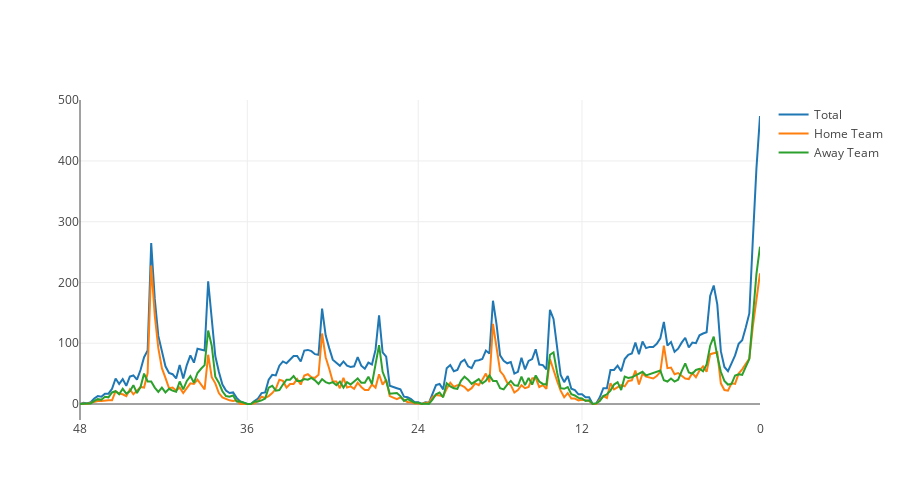

The notebook cell this image was saved under:
### Markdown cell above
# Timeouts over time
- In a very simple way, count the number of timeouts that happened throughout the game and siplay as a line plot.

### Code cell
# Histogram of time left in the game when timeout was called.
bin_size = 15 # in seconds
timeout_time_hist, timeout_time_edges = np.histogram(timeouts['GLOBALTIMELEFT'], bins=int(float(2880)/bin_size), range=(0, 2880))

# Same histograms separated by home and away teams.
home_timeout_time_hist, home_timeout_time_edges = np.histogram(home_timeouts['GLOBALTIMELEFT'], bins=int(float(2880)/bin_size), range=(0, 2880))
away_timeout_time_hist, away_timeout_time_edges = np.histogram(away_timeouts['GLOBALTIMELEFT'], bins=int(float(2880)/bin_size), range=(0, 2880))


x_values = np.arange(0, float(2880)/bin_size, 1)[::-1]


# Transforming back to min:secs to use on tick labels and hover text.
time_left_in_quarter_text = []
for x in x_values*bin_size:
    if 0 <= x < 720:
        label = '<b>Q4 (' + str(datetime.timedelta(seconds=x))[2:] + ')'
           
    if 720 <= x < 1440:
        x -= 720
        label = '<b>Q3 (' + str(datetime.timedelta(seconds=x))[2:] + ')'
    
    if 1440 <= x < 2160:
        x -= 1440
        label = '<b>Q2 (' + str(datetime.timedelta(seconds=x))[2:] + ')'
        
    if 2160 <= x <= 2880:
        x -= 2160
        label = '<b>Q1 (' + str(datetime.timedelta(seconds=x))[2:] + ')'
        
    time_left_in_quarter_text.append(label)   

time_left_in_quarter_text = time_left_in_quarter_text[::-1]
xaxis = dict(tickvals = [0, 47, 95, 141, 191], ticktext=['48','36', '24', '12', '0'])

layout = dict(width=900, height=500, xaxis=xaxis)
timeout_time_line = [go.Scatter(x= x_values, y= timeout_time_hist, name='Total', text=time_left_in_quarter_text, hoverinfo= 'text'),
                     go.Scatter(x= x_values, y= home_timeout_time_hist, name='Home Team', text=time_left_in_quarter_text, hoverinfo= 'text'),
                     go.Scatter(x= x_values, y=away_timeout_time_hist, name="Away Team", text=time_left_in_quarter_text, hoverinfo= 'text')]

fig = go.Figure(data=timeout_time_line, layout=layout)
iplot(fig, filename='TimeoutsOverTimeRAW')

### Figure 1 — Plotly figure (JSON) as saved in the notebook; plotly's stock layout.template omitted (floating-point values rounded to 4 significant figures; data arrays with more than 128 entries replaced by an {"elided": "..."} marker saying what was removed)
{"data": [{"hoverinfo": "text", "name": "Total", "text": {"elided": "192 str values"}, "type": "scatter", "uid": "fedd3ba7-030d-4d8a-b570-720b12e960dd", "x": {"elided": "192 int values"}, "y": {"elided": "192 int values"}}, {"hoverinfo": "text", "name": "Home Team", "text": {"elided": "192 str values"}, "type": "scatter", "uid": "74bf142a-92bf-4468-b3d6-60685795a425", "x": {"elided": "192 int values"}, "y": {"elided": "192 int values"}}, {"hoverinfo": "text", "name": "Away Team", "text": {"elided": "192 str values"}, "type": "scatter", "uid": "127bf6ae-d81d-4e42-b24a-9074ad5824d2", "x": {"elided": "192 int values"}, "y": {"elided": "192 int values"}}], "layout": {"height": 500, "width": 900, "xaxis": {"ticktext": ["48", "36", "24", "12", "0"], "tickvals": [0, 47, 95, 141, 191]}}}
